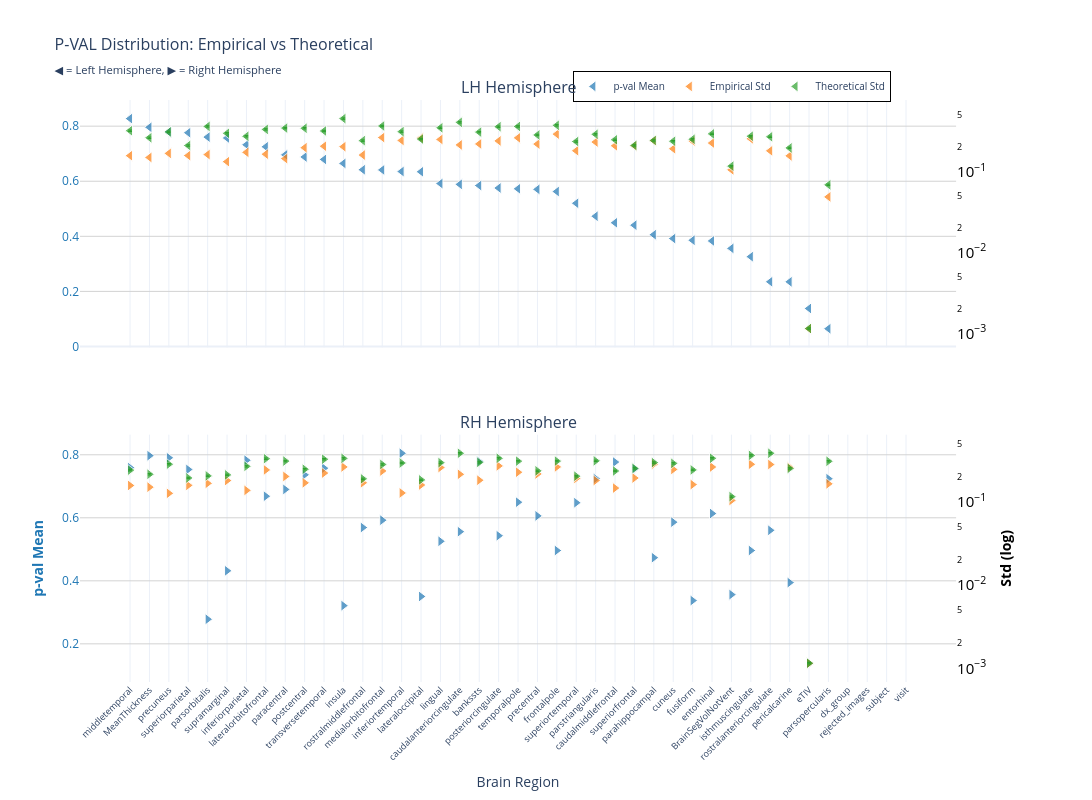
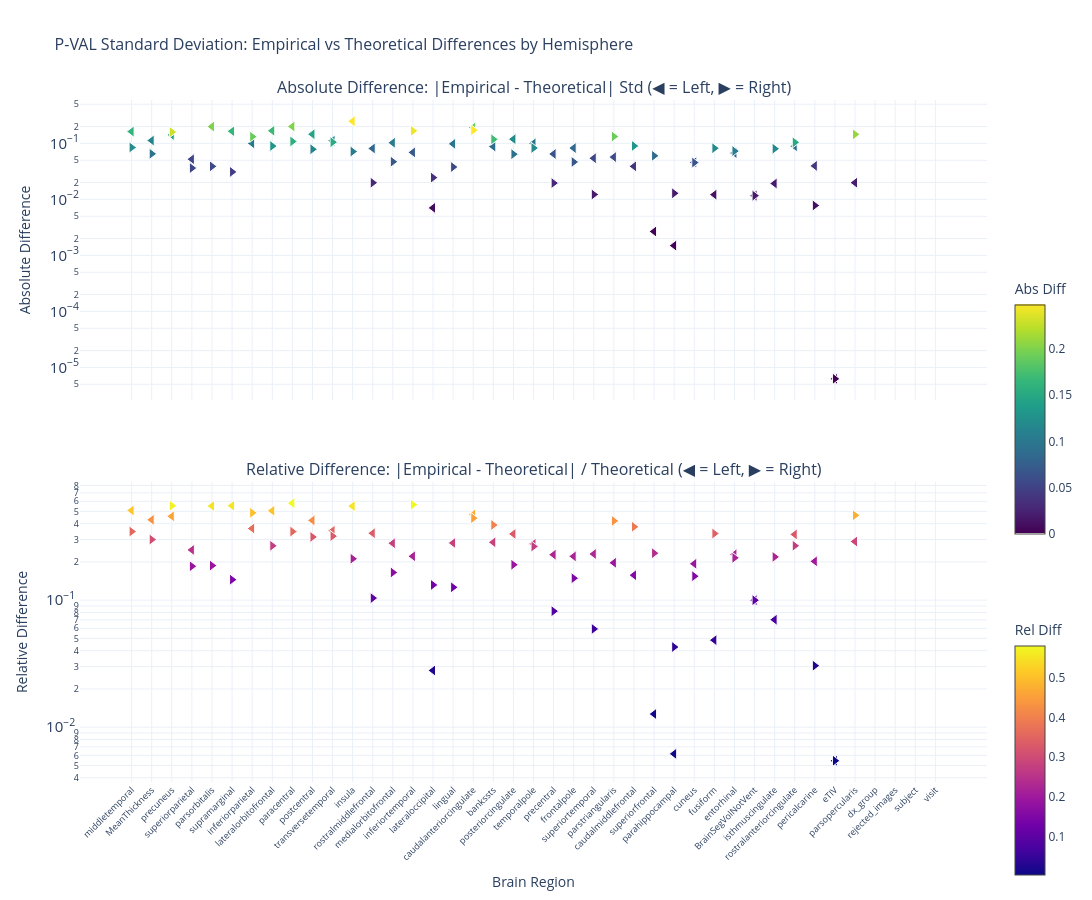

Write notebook code for charts like these, in order.
### Markdown cell above
### p-value

### Code cell
nu_nav = df_npvr[(df_npvr["study"] == "longitudinal") & (df_npvr["group"] == "HC-PD")]
data_path = stats_dir / f"ancova_longitudinal_{METRIC}.parquet"
df, stats = get_test_stats(
    data_path,
    stat_functions_F,
    nu_nav,
    hemisphere=True,
    study="longitudinal",
    raw_values=True,
)
show_figure(
    stats, hemisphere=True, stat_name="p-val", study="longitudinal", metric=METRIC
)

### Figure 1 — Plotly figure (JSON) as saved in the notebook; plotly's stock layout.template omitted (floating-point values rounded to 4 significant figures)
{"data": [{"hovertemplate": "<b>%{x}</b><br>Mean p-val: %{y:.2f}<br><extra></extra>", "legendgroup": "mean", "marker": {"color": "#1f77b4", "line": {"color": "white", "width": 1}, "opacity": 0.7, "size": 10, "symbol": "triangle-left"}, "mode": "markers", "name": "p-val Mean", "showlegend": true, "type": "scatter", "x": ["middletemporal", "MeanThickness", "precuneus", "superiorparietal", "parsorbitalis", "supramarginal", "inferiorparietal", "lateralorbitofrontal", "paracentral", "postcentral", "transversetemporal", "insula", "rostralmiddlefrontal", "medialorbitofrontal", "inferiortemporal", "lateraloccipital", "lingual", "caudalanteriorcingulate", "bankssts", "posteriorcingulate", "temporalpole", "precentral", "frontalpole", "superiortemporal", "parstriangularis", "caudalmiddlefrontal", "superiorfrontal", "parahippocampal", "cuneus", "fusiform", "entorhinal", "BrainSegVolNotVent", "isthmuscingulate", "rostralanteriorcingulate", "pericalcarine", "eTIV", "parsopercularis", "dx_group", "rejected_images", "subject", "visit"], "xaxis": "x", "y": [0.8274, 0.7958, 0.779, 0.7762, 0.7603, 0.757, 0.7324, 0.7251, 0.6958, 0.6881, 0.6792, 0.6647, 0.6417, 0.6411, 0.6352, 0.6344, 0.5916, 0.5886, 0.5844, 0.5754, 0.5726, 0.5705, 0.5626, 0.52, 0.473, 0.4492, 0.4405, 0.4059, 0.3918, 0.3856, 0.3832, 0.3562, 0.3261, 0.2349, 0.2346, 0.1379, 0.06442, NaN, NaN, NaN, NaN], "yaxis": "y"}, {"hovertemplate": "<b>%{x}</b><br>Empirical Std: %{y:.3f}<br><extra></extra>", "legendgroup": "empirical", "marker": {"color": "#ff7f0e", "line": {"color": "white", "width": 1}, "opacity": 0.7, "size": 10, "symbol": "triangle-left"}, "mode": "markers", "name": "Empirical Std", "showlegend": true, "type": "scatter", "x": ["middletemporal", "MeanThickness", "precuneus", "superiorparietal", "parsorbitalis", "supramarginal", "inferiorparietal", "lateralorbitofrontal", "paracentral", "postcentral", "transversetemporal", "insula", "rostralmiddlefrontal", "medialorbitofrontal", "inferiortemporal", "lateraloccipital", "lingual", "caudalanteriorcingulate", "bankssts", "posteriorcingulate", "temporalpole", "precentral", "frontalpole", "superiortemporal", "parstriangularis", "caudalmiddlefrontal", "superiorfrontal", "parahippocampal", "cuneus", "fusiform", "entorhinal", "BrainSegVolNotVent", "isthmuscingulate", "rostralanteriorcingulate", "pericalcarine", "eTIV", "parsopercularis", "dx_group", "rejected_images", "subject", "visit"], "xaxis": "x", "y": [0.1573, 0.1495, 0.1679, 0.1578, 0.1622, 0.1327, 0.1729, 0.1643, 0.1447, 0.1974, 0.2059, 0.2031, 0.1601, 0.2633, 0.2426, 0.2594, 0.2497, 0.2136, 0.2197, 0.2394, 0.2611, 0.2189, 0.2905, 0.181, 0.232, 0.2083, 0.208, 0.2411, 0.1914, 0.2387, 0.2254, 0.1051, 0.2545, 0.1805, 0.1565, 0.001145, 0.04872, NaN, NaN, NaN, NaN], "yaxis": "y2"}, {"error_y": {"array": [0.006356, 0.005205, 0.006147, 0.004172, 0.007182, 0.005909, 0.005425, 0.006599, 0.006851, 0.006819, 0.006311, 0.00897, 0.004794, 0.00727, 0.006193, 0.005013, 0.00691, 0.008063, 0.006108, 0.007123, 0.007178, 0.005635, 0.007411, 0.004675, 0.005739, 0.004911, 0.004186, 0.004821, 0.004716, 0.004984, 0.005812, 0.002321, 0.005438, 0.005348, 0.003898, 2.287e-05, 0.001363, NaN, NaN, NaN, NaN], "arrayminus": [0.00623, 0.005101, 0.006025, 0.00409, 0.007039, 0.005792, 0.005317, 0.006468, 0.006715, 0.006683, 0.006186, 0.008792, 0.004699, 0.007126, 0.00607, 0.004914, 0.006773, 0.007903, 0.005987, 0.006981, 0.007036, 0.005523, 0.007264, 0.004582, 0.005625, 0.004813, 0.004103, 0.004725, 0.004622, 0.004885, 0.005697, 0.002275, 0.00533, 0.005242, 0.00382, 2.241e-05, 0.001336, NaN, NaN, NaN, NaN], "color": "#2ca02c", "thickness": 1, "type": "data", "visible": true, "width": 2}, "hovertemplate": "<b>%{x}</b><br>Theoretical Std: %{y:.3f}<br><extra></extra>", "legendgroup": "theoretical", "marker": {"color": "#2ca02c", "line": {"color": "white", "width": 1}, "opacity": 0.7, "size": 10, "symbol": "triangle-left"}, "mode": "markers", "name": "Theoretical Std", "showlegend": true, "type": "scatter", "x": ["middletemporal", "MeanThickness", "precuneus", "superiorparietal", "parsorbitalis", "supramarginal", "inferiorparietal", "lateralorbitofrontal", "paracentral", "postcentral", "transversetemporal", "insula", "rostralmiddlefrontal", "medialorbitofrontal", "inferiortemporal", "lateraloccipital", "lingual", "caudalanteriorcingulate", "bankssts", "posteriorcingulate", "temporalpole", "precentral", "frontalpole", "superiortemporal", "parstriangularis", "caudalmiddlefrontal", "superiorfrontal", "parahippocampal", "cuneus", "fusiform", "entorhinal", "BrainSegVolNotVent", "isthmuscingulate", "rostralanteriorcingulate", "pericalcarine", "eTIV", "parsopercularis", "dx_group", "rejected_images", "subject", "visit"], "xaxis": "x", "y": [0.3199, 0.2619, 0.3094, 0.21, 0.3615, 0.2974, 0.273, 0.3321, 0.3448, 0.3432, 0.3176, 0.4515, 0.2413, 0.3659, 0.3117, 0.2523, 0.3478, 0.4058, 0.3074, 0.3585, 0.3613, 0.2836, 0.373, 0.2353, 0.2888, 0.2472, 0.2107, 0.2426, 0.2373, 0.2508, 0.2925, 0.1168, 0.2737, 0.2691, 0.1962, 0.001151, 0.06858, NaN, NaN, NaN, NaN], "yaxis": "y2"}, {"hovertemplate": "<b>%{x}</b><br>Mean p-val: %{y:.2f}<br><extra></extra>", "legendgroup": "mean", "marker": {"color": "#1f77b4", "line": {"color": "white", "width": 1}, "opacity": 0.7, "size": 10, "symbol": "triangle-right"}, "mode": "markers", "name": "p-val Mean", "showlegend": false, "type": "scatter", "x": ["inferiortemporal", "MeanThickness", "precuneus", "inferiorparietal", "bankssts", "caudalmiddlefrontal", "middletemporal", "transversetemporal", "superiorfrontal", "superiorparietal", "postcentral", "parstriangularis", "parsopercularis", "paracentral", "lateralorbitofrontal", "temporalpole", "superiortemporal", "entorhinal", "precentral", "medialorbitofrontal", "cuneus", "rostralmiddlefrontal", "rostralanteriorcingulate", "caudalanteriorcingulate", "posteriorcingulate", "lingual", "isthmuscingulate", "frontalpole", "parahippocampal", "supramarginal", "pericalcarine", "BrainSegVolNotVent", "lateraloccipital", "fusiform", "insula", "parsorbitalis", "eTIV", "dx_group", "rejected_images", "subject", "visit"], "xaxis": "x2", "y": [0.8048, 0.7972, 0.7905, 0.7827, 0.779, 0.7769, 0.7592, 0.7576, 0.7553, 0.7534, 0.7364, 0.7244, 0.7243, 0.6901, 0.6685, 0.6495, 0.6479, 0.6136, 0.6061, 0.5924, 0.5862, 0.5691, 0.5603, 0.556, 0.5432, 0.5255, 0.4962, 0.4961, 0.4735, 0.4317, 0.3944, 0.3562, 0.3503, 0.3373, 0.3212, 0.2779, 0.1379, NaN, NaN, NaN, NaN], "yaxis": "y3"}, {"hovertemplate": "<b>%{x}</b><br>Empirical Std: %{y:.3f}<br><extra></extra>", "legendgroup": "empirical", "marker": {"color": "#ff7f0e", "line": {"color": "white", "width": 1}, "opacity": 0.7, "size": 10, "symbol": "triangle-right"}, "mode": "markers", "name": "Empirical Std", "showlegend": false, "type": "scatter", "x": ["inferiortemporal", "MeanThickness", "precuneus", "inferiorparietal", "bankssts", "caudalmiddlefrontal", "middletemporal", "transversetemporal", "superiorfrontal", "superiorparietal", "postcentral", "parstriangularis", "parsopercularis", "paracentral", "lateralorbitofrontal", "temporalpole", "superiortemporal", "entorhinal", "precentral", "medialorbitofrontal", "cuneus", "rostralmiddlefrontal", "rostralanteriorcingulate", "caudalanteriorcingulate", "posteriorcingulate", "lingual", "isthmuscingulate", "frontalpole", "parahippocampal", "supramarginal", "pericalcarine", "BrainSegVolNotVent", "lateraloccipital", "fusiform", "insula", "parsorbitalis", "eTIV", "dx_group", "rejected_images", "subject", "visit"], "xaxis": "x2", "y": [0.1293, 0.152, 0.1279, 0.1389, 0.1841, 0.148, 0.1591, 0.2244, 0.1958, 0.1597, 0.1712, 0.1825, 0.1665, 0.2045, 0.245, 0.2298, 0.1938, 0.2655, 0.2191, 0.2379, 0.2485, 0.1715, 0.2846, 0.2169, 0.2739, 0.262, 0.2863, 0.2663, 0.2875, 0.1825, 0.2633, 0.1051, 0.1613, 0.1631, 0.266, 0.1688, 0.001145, NaN, NaN, NaN, NaN], "yaxis": "y4"}, {"error_y": {"array": [0.0059, 0.004314, 0.005704, 0.00538, 0.006003, 0.004729, 0.00484, 0.00655, 0.005081, 0.003894, 0.004962, 0.006259, 0.006187, 0.006217, 0.006648, 0.006209, 0.004093, 0.006723, 0.004741, 0.005663, 0.005839, 0.003802, 0.007726, 0.007726, 0.006719, 0.005957, 0.007284, 0.006217, 0.005968, 0.004242, 0.005078, 0.002321, 0.003692, 0.004869, 0.006705, 0.004127, 2.287e-05, NaN, NaN, NaN, NaN], "arrayminus": [0.005783, 0.004229, 0.005591, 0.005273, 0.005884, 0.004635, 0.004744, 0.00642, 0.00498, 0.003816, 0.004863, 0.006135, 0.006064, 0.006094, 0.006516, 0.006086, 0.004012, 0.00659, 0.004647, 0.005551, 0.005723, 0.003726, 0.007573, 0.007573, 0.006586, 0.005839, 0.00714, 0.006094, 0.00585, 0.004158, 0.004977, 0.002275, 0.003619, 0.004772, 0.006572, 0.004045, 2.241e-05, NaN, NaN, NaN, NaN], "color": "#2ca02c", "thickness": 1, "type": "data", "visible": true, "width": 2}, "hovertemplate": "<b>%{x}</b><br>Theoretical Std: %{y:.3f}<br><extra></extra>", "legendgroup": "theoretical", "marker": {"color": "#2ca02c", "line": {"color": "white", "width": 1}, "opacity": 0.7, "size": 10, "symbol": "triangle-right"}, "mode": "markers", "name": "Theoretical Std", "showlegend": false, "type": "scatter", "x": ["inferiortemporal", "MeanThickness", "precuneus", "inferiorparietal", "bankssts", "caudalmiddlefrontal", "middletemporal", "transversetemporal", "superiorfrontal", "superiorparietal", "postcentral", "parstriangularis", "parsopercularis", "paracentral", "lateralorbitofrontal", "temporalpole", "superiortemporal", "entorhinal", "precentral", "medialorbitofrontal", "cuneus", "rostralmiddlefrontal", "rostralanteriorcingulate", "caudalanteriorcingulate", "posteriorcingulate", "lingual", "isthmuscingulate", "frontalpole", "parahippocampal", "supramarginal", "pericalcarine", "BrainSegVolNotVent", "lateraloccipital", "fusiform", "insula", "parsorbitalis", "eTIV", "dx_group", "rejected_images", "subject", "visit"], "xaxis": "x2", "y": [0.297, 0.2171, 0.2871, 0.2707, 0.3021, 0.238, 0.2436, 0.3296, 0.2557, 0.196, 0.2497, 0.315, 0.3114, 0.3129, 0.3346, 0.3125, 0.206, 0.3384, 0.2386, 0.285, 0.2939, 0.1913, 0.3889, 0.3888, 0.3382, 0.2998, 0.3666, 0.3129, 0.3004, 0.2135, 0.2556, 0.1168, 0.1858, 0.2451, 0.3374, 0.2077, 0.001151, NaN, NaN, NaN, NaN], "yaxis": "y4"}], "layout": {"annotations": [{"font": {"size": 16}, "showarrow": false, "text": "LH Hemisphere", "x": 0.47, "xanchor": "center", "xref": "paper", "y": 1, "yanchor": "bottom", "yref": "paper"}, {"font": {"size": 16}, "showarrow": false, "text": "RH Hemisphere", "x": 0.47, "xanchor": "center", "xref": "paper", "y": 0.425, "yanchor": "bottom", "yref": "paper"}], "height": 800, "hovermode": "x", "legend": {"bgcolor": "rgba(255, 255, 255, 0.9)", "bordercolor": "black", "borderwidth": 1, "font": {"size": 10}, "orientation": "h", "x": 0.7, "xanchor": "center", "y": 1.05}, "title": {"font": {"size": 16}, "text": "P-VAL Distribution: Empirical vs Theoretical<br><sub>◀ = Left Hemisphere, ▶ = Right Hemisphere</sub>"}, "width": 1400, "xaxis": {"anchor": "y", "domain": [0, 0.94], "matches": "x2", "showticklabels": false}, "xaxis2": {"anchor": "y3", "domain": [0, 0.94], "tickangle": -45, "tickfont": {"size": 9}, "title": {"text": "Brain Region"}}, "yaxis": {"anchor": "x", "domain": [0.575, 1], "gridcolor": "lightgray", "showgrid": true, "tickfont": {"color": "#1f77b4"}, "title": {"font": {"color": "#1f77b4"}, "text": ""}}, "yaxis2": {"anchor": "x", "exponentformat": "power", "overlaying": "y", "showgrid": false, "side": "right", "tickfont": {"color": "black"}, "title": {"font": {"color": "black"}, "text": ""}, "type": "log"}, "yaxis3": {"anchor": "x2", "domain": [0, 0.425], "gridcolor": "lightgray", "showgrid": true, "tickfont": {"color": "#1f77b4"}, "title": {"font": {"color": "#1f77b4"}, "text": "<b>p-val Mean</b>"}}, "yaxis4": {"anchor": "x2", "exponentformat": "power", "overlaying": "y3", "showgrid": false, "side": "right", "tickfont": {"color": "black"}, "title": {"font": {"color": "black"}, "text": "<b>Std (log)</b>"}, "type": "log"}}}

### Figure 2 — Plotly figure (JSON) as saved in the notebook; plotly's stock layout.template omitted (floating-point values rounded to 4 significant figures)
{"data": [{"hovertemplate": "<b>%{x}</b><br>Hemisphere: %{text}<br>Abs Diff: %{y:.4f}<br><extra></extra>", "legendgroup": "abs_lh", "marker": {"color": [0.1626, 0.1124, 0.1414, 0.05221, 0.1992, 0.1647, 0.1001, 0.1678, 0.2001, 0.1458, 0.1117, 0.2484, 0.08115, 0.1026, 0.06909, 0.007053, 0.09806, 0.1922, 0.08774, 0.1191, 0.1002, 0.06468, 0.08251, 0.05433, 0.05686, 0.03888, 0.002673, 0.001496, 0.04592, 0.01215, 0.06715, 0.01168, 0.01921, 0.08865, 0.03967, 6.263e-06, 0.01986, NaN, NaN, NaN, NaN], "colorbar": {"len": 0.4, "title": {"text": "Abs Diff"}, "y": 0.75, "yanchor": "top"}, "colorscale": [[0, "#440154"], [0.1111, "#482878"], [0.2222, "#3e4989"], [0.3333, "#31688e"], [0.4444, "#26828e"], [0.5556, "#1f9e89"], [0.6667, "#35b779"], [0.7778, "#6ece58"], [0.8889, "#b5de2b"], [1, "#fde725"]], "line": {"color": "white", "width": 1}, "showscale": true, "size": 10, "symbol": "triangle-left"}, "mode": "markers", "name": "Absolute (lh)", "showlegend": false, "text": ["lh", "lh", "lh", "lh", "lh", "lh", "lh", "lh", "lh", "lh", "lh", "lh", "lh", "lh", "lh", "lh", "lh", "lh", "lh", "lh", "lh", "lh", "lh", "lh", "lh", "lh", "lh", "lh", "lh", "lh", "lh", "lh", "lh", "lh", "lh", "lh", "lh", "lh", "lh", "lh", "lh"], "type": "scatter", "x": ["middletemporal", "MeanThickness", "precuneus", "superiorparietal", "parsorbitalis", "supramarginal", "inferiorparietal", "lateralorbitofrontal", "paracentral", "postcentral", "transversetemporal", "insula", "rostralmiddlefrontal", "medialorbitofrontal", "inferiortemporal", "lateraloccipital", "lingual", "caudalanteriorcingulate", "bankssts", "posteriorcingulate", "temporalpole", "precentral", "frontalpole", "superiortemporal", "parstriangularis", "caudalmiddlefrontal", "superiorfrontal", "parahippocampal", "cuneus", "fusiform", "entorhinal", "BrainSegVolNotVent", "isthmuscingulate", "rostralanteriorcingulate", "pericalcarine", "eTIV", "parsopercularis", "dx_group", "rejected_images", "subject", "visit"], "xaxis": "x", "y": [0.1626, 0.1124, 0.1414, 0.05221, 0.1992, 0.1647, 0.1001, 0.1678, 0.2001, 0.1458, 0.1117, 0.2484, 0.08115, 0.1026, 0.06909, 0.007053, 0.09806, 0.1922, 0.08774, 0.1191, 0.1002, 0.06468, 0.08251, 0.05433, 0.05686, 0.03888, 0.002673, 0.001496, 0.04592, 0.01215, 0.06715, 0.01168, 0.01921, 0.08865, 0.03967, 6.263e-06, 0.01986, NaN, NaN, NaN, NaN], "yaxis": "y"}, {"hovertemplate": "<b>%{x}</b><br>Hemisphere: %{text}<br>Rel Diff: %{y:.2%}<br><extra></extra>", "legendgroup": "rel_lh", "marker": {"color": [0.5083, 0.4292, 0.4572, 0.2486, 0.5511, 0.5538, 0.3667, 0.5054, 0.5802, 0.4247, 0.3517, 0.5501, 0.3363, 0.2804, 0.2217, 0.02795, 0.282, 0.4735, 0.2854, 0.3323, 0.2774, 0.2281, 0.2212, 0.2309, 0.1969, 0.1573, 0.01269, 0.006165, 0.1935, 0.04846, 0.2296, 0.09996, 0.0702, 0.3294, 0.2022, 0.005442, 0.2896, NaN, NaN, NaN, NaN], "colorbar": {"len": 0.4, "title": {"text": "Rel Diff"}, "y": 0.25, "yanchor": "top"}, "colorscale": [[0, "#0d0887"], [0.1111, "#46039f"], [0.2222, "#7201a8"], [0.3333, "#9c179e"], [0.4444, "#bd3786"], [0.5556, "#d8576b"], [0.6667, "#ed7953"], [0.7778, "#fb9f3a"], [0.8889, "#fdca26"], [1, "#f0f921"]], "line": {"color": "white", "width": 1}, "showscale": true, "size": 10, "symbol": "triangle-left"}, "mode": "markers", "name": "Relative (lh)", "showlegend": false, "text": ["lh", "lh", "lh", "lh", "lh", "lh", "lh", "lh", "lh", "lh", "lh", "lh", "lh", "lh", "lh", "lh", "lh", "lh", "lh", "lh", "lh", "lh", "lh", "lh", "lh", "lh", "lh", "lh", "lh", "lh", "lh", "lh", "lh", "lh", "lh", "lh", "lh", "lh", "lh", "lh", "lh"], "type": "scatter", "x": ["middletemporal", "MeanThickness", "precuneus", "superiorparietal", "parsorbitalis", "supramarginal", "inferiorparietal", "lateralorbitofrontal", "paracentral", "postcentral", "transversetemporal", "insula", "rostralmiddlefrontal", "medialorbitofrontal", "inferiortemporal", "lateraloccipital", "lingual", "caudalanteriorcingulate", "bankssts", "posteriorcingulate", "temporalpole", "precentral", "frontalpole", "superiortemporal", "parstriangularis", "caudalmiddlefrontal", "superiorfrontal", "parahippocampal", "cuneus", "fusiform", "entorhinal", "BrainSegVolNotVent", "isthmuscingulate", "rostralanteriorcingulate", "pericalcarine", "eTIV", "parsopercularis", "dx_group", "rejected_images", "subject", "visit"], "xaxis": "x2", "y": [0.5083, 0.4292, 0.4572, 0.2486, 0.5511, 0.5538, 0.3667, 0.5054, 0.5802, 0.4247, 0.3517, 0.5501, 0.3363, 0.2804, 0.2217, 0.02795, 0.282, 0.4735, 0.2854, 0.3323, 0.2774, 0.2281, 0.2212, 0.2309, 0.1969, 0.1573, 0.01269, 0.006165, 0.1935, 0.04846, 0.2296, 0.09996, 0.0702, 0.3294, 0.2022, 0.005442, 0.2896, NaN, NaN, NaN, NaN], "yaxis": "y2"}, {"hovertemplate": "<b>%{x}</b><br>Hemisphere: %{text}<br>Abs Diff: %{y:.4f}<br><extra></extra>", "legendgroup": "abs_rh", "marker": {"color": [0.1677, 0.06515, 0.1591, 0.1318, 0.118, 0.08997, 0.08448, 0.1052, 0.05996, 0.03624, 0.07851, 0.1325, 0.1449, 0.1084, 0.08962, 0.0827, 0.01222, 0.07285, 0.01955, 0.04709, 0.04538, 0.01986, 0.1043, 0.172, 0.06425, 0.03784, 0.08029, 0.04658, 0.01284, 0.03097, 0.007791, 0.01168, 0.02448, 0.08194, 0.07147, 0.03886, 6.263e-06, NaN, NaN, NaN, NaN], "colorbar": {"len": 0.4, "title": {"text": "Abs Diff"}, "y": 0.75, "yanchor": "top"}, "colorscale": [[0, "#440154"], [0.1111, "#482878"], [0.2222, "#3e4989"], [0.3333, "#31688e"], [0.4444, "#26828e"], [0.5556, "#1f9e89"], [0.6667, "#35b779"], [0.7778, "#6ece58"], [0.8889, "#b5de2b"], [1, "#fde725"]], "line": {"color": "white", "width": 1}, "showscale": false, "size": 10, "symbol": "triangle-right"}, "mode": "markers", "name": "Absolute (rh)", "showlegend": false, "text": ["rh", "rh", "rh", "rh", "rh", "rh", "rh", "rh", "rh", "rh", "rh", "rh", "rh", "rh", "rh", "rh", "rh", "rh", "rh", "rh", "rh", "rh", "rh", "rh", "rh", "rh", "rh", "rh", "rh", "rh", "rh", "rh", "rh", "rh", "rh", "rh", "rh", "rh", "rh", "rh", "rh"], "type": "scatter", "x": ["inferiortemporal", "MeanThickness", "precuneus", "inferiorparietal", "bankssts", "caudalmiddlefrontal", "middletemporal", "transversetemporal", "superiorfrontal", "superiorparietal", "postcentral", "parstriangularis", "parsopercularis", "paracentral", "lateralorbitofrontal", "temporalpole", "superiortemporal", "entorhinal", "precentral", "medialorbitofrontal", "cuneus", "rostralmiddlefrontal", "rostralanteriorcingulate", "caudalanteriorcingulate", "posteriorcingulate", "lingual", "isthmuscingulate", "frontalpole", "parahippocampal", "supramarginal", "pericalcarine", "BrainSegVolNotVent", "lateraloccipital", "fusiform", "insula", "parsorbitalis", "eTIV", "dx_group", "rejected_images", "subject", "visit"], "xaxis": "x", "y": [0.1677, 0.06515, 0.1591, 0.1318, 0.118, 0.08997, 0.08448, 0.1052, 0.05996, 0.03624, 0.07851, 0.1325, 0.1449, 0.1084, 0.08962, 0.0827, 0.01222, 0.07285, 0.01955, 0.04709, 0.04538, 0.01986, 0.1043, 0.172, 0.06425, 0.03784, 0.08029, 0.04658, 0.01284, 0.03097, 0.007791, 0.01168, 0.02448, 0.08194, 0.07147, 0.03886, 6.263e-06, NaN, NaN, NaN, NaN], "yaxis": "y"}, {"hovertemplate": "<b>%{x}</b><br>Hemisphere: %{text}<br>Rel Diff: %{y:.2%}<br><extra></extra>", "legendgroup": "rel_rh", "marker": {"color": [0.5646, 0.3001, 0.5544, 0.4869, 0.3905, 0.378, 0.3468, 0.3191, 0.2345, 0.1849, 0.3144, 0.4205, 0.4653, 0.3466, 0.2679, 0.2647, 0.05935, 0.2153, 0.08192, 0.1652, 0.1544, 0.1038, 0.2681, 0.4423, 0.19, 0.1262, 0.219, 0.1489, 0.04276, 0.145, 0.03049, 0.09996, 0.1317, 0.3344, 0.2118, 0.1871, 0.005442, NaN, NaN, NaN, NaN], "colorbar": {"len": 0.4, "title": {"text": "Rel Diff"}, "y": 0.25, "yanchor": "top"}, "colorscale": [[0, "#0d0887"], [0.1111, "#46039f"], [0.2222, "#7201a8"], [0.3333, "#9c179e"], [0.4444, "#bd3786"], [0.5556, "#d8576b"], [0.6667, "#ed7953"], [0.7778, "#fb9f3a"], [0.8889, "#fdca26"], [1, "#f0f921"]], "line": {"color": "white", "width": 1}, "showscale": false, "size": 10, "symbol": "triangle-right"}, "mode": "markers", "name": "Relative (rh)", "showlegend": false, "text": ["rh", "rh", "rh", "rh", "rh", "rh", "rh", "rh", "rh", "rh", "rh", "rh", "rh", "rh", "rh", "rh", "rh", "rh", "rh", "rh", "rh", "rh", "rh", "rh", "rh", "rh", "rh", "rh", "rh", "rh", "rh", "rh", "rh", "rh", "rh", "rh", "rh", "rh", "rh", "rh", "rh"], "type": "scatter", "x": ["inferiortemporal", "MeanThickness", "precuneus", "inferiorparietal", "bankssts", "caudalmiddlefrontal", "middletemporal", "transversetemporal", "superiorfrontal", "superiorparietal", "postcentral", "parstriangularis", "parsopercularis", "paracentral", "lateralorbitofrontal", "temporalpole", "superiortemporal", "entorhinal", "precentral", "medialorbitofrontal", "cuneus", "rostralmiddlefrontal", "rostralanteriorcingulate", "caudalanteriorcingulate", "posteriorcingulate", "lingual", "isthmuscingulate", "frontalpole", "parahippocampal", "supramarginal", "pericalcarine", "BrainSegVolNotVent", "lateraloccipital", "fusiform", "insula", "parsorbitalis", "eTIV", "dx_group", "rejected_images", "subject", "visit"], "xaxis": "x2", "y": [0.5646, 0.3001, 0.5544, 0.4869, 0.3905, 0.378, 0.3468, 0.3191, 0.2345, 0.1849, 0.3144, 0.4205, 0.4653, 0.3466, 0.2679, 0.2647, 0.05935, 0.2153, 0.08192, 0.1652, 0.1544, 0.1038, 0.2681, 0.4423, 0.19, 0.1262, 0.219, 0.1489, 0.04276, 0.145, 0.03049, 0.09996, 0.1317, 0.3344, 0.2118, 0.1871, 0.005442, NaN, NaN, NaN, NaN], "yaxis": "y2"}], "layout": {"annotations": [{"font": {"size": 16}, "showarrow": false, "text": "Absolute Difference: |Empirical - Theoretical| Std (◀ = Left, ▶ = Right)", "x": 0.5, "xanchor": "center", "xref": "paper", "y": 1, "yanchor": "bottom", "yref": "paper"}, {"font": {"size": 16}, "showarrow": false, "text": "Relative Difference: |Empirical - Theoretical| / Theoretical (◀ = Left, ▶ = Right)", "x": 0.5, "xanchor": "center", "xref": "paper", "y": 0.44, "yanchor": "bottom", "yref": "paper"}], "height": 900, "hovermode": "x unified", "showlegend": false, "title": {"font": {"size": 16}, "text": "P-VAL Standard Deviation: Empirical vs Theoretical Differences by Hemisphere"}, "width": 1400, "xaxis": {"anchor": "y", "domain": [0, 1], "showticklabels": false}, "xaxis2": {"anchor": "y2", "domain": [0, 1], "tickangle": -45, "tickfont": {"size": 9}, "title": {"text": "Brain Region"}}, "yaxis": {"anchor": "x", "domain": [0.56, 1], "exponentformat": "power", "title": {"text": "Absolute Difference"}, "type": "log"}, "yaxis2": {"anchor": "x2", "domain": [0, 0.44], "exponentformat": "power", "title": {"text": "Relative Difference"}, "type": "log"}}}
